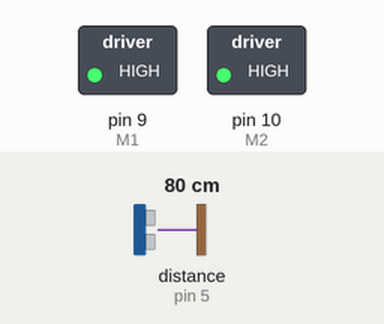
Simulated run of this sketch. Board: Arduino Uno, built with avr-gcc and run on an emulated ATmega328P. Shown: switched loads named in the sketch (green lamp = pin HIGH). Wiring (inferred from the names in the program): ultrasonic range finder: trigger pin 6; echo pin 5. Dashed ring = blinking. Inputs (shaded band) come from the test bench; at power-on: distance to the obstacle (sensor on pin 5) 80 cm. The echo pulse lasts 58.3 µs per cm; pins used as bus, display or sensor lines are not drawn.

Above: at 1.2 s.
1.3 s: distance to the obstacle (sensor on pin 5) set to 32 cm
2.8 s: distance to the obstacle (sensor on pin 5) set to 28 cm
At 3.65 s:
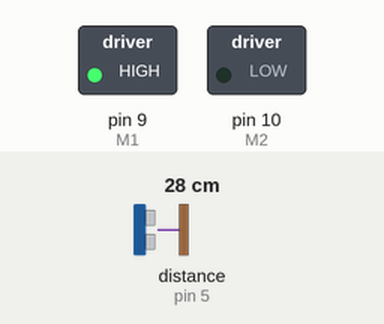
5.8 s: distance to the obstacle (sensor on pin 5) set to 35 cm
At 7.0 s:
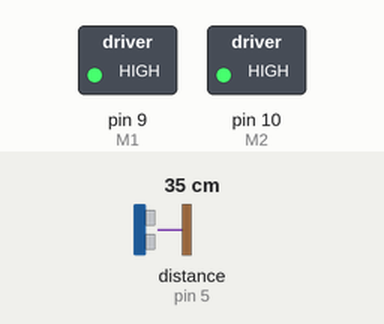
7.4 s: distance to the obstacle (sensor on pin 5) set to 2 cm
At 7.57 s:
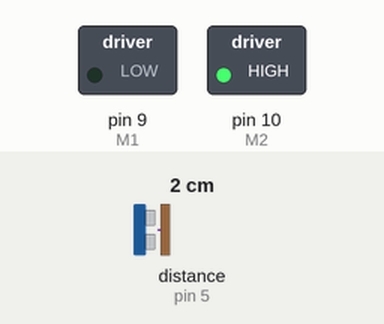
Timing chart, 0 to 11.4 s (numbered marks = the images above; inputs shaded):
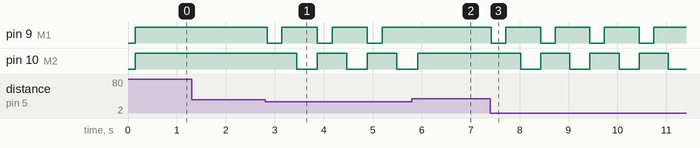

Measured:
- the behaviour switches between 31 and 30 cm on distance to the obstacle (sensor on pin 5) (found by bisection; images 0 and 1)
- after the input at 1.3 s, every drawn part: stays the same
- after the input at 2.8 s, pin 9 (M1): alternates HIGH for 0.72 s and LOW for 0.30 s, starting after 0.05 s; pin 10 (M2): alternates HIGH for 0.60 s and LOW for 0.42 s, starting after 0.65 s
- after the input at 5.8 s, pin 9 (M1): stops changing and stays HIGH; pin 10 (M2): goes on until 5.9 s, then stays HIGH
- after the input at 7.4 s, pin 9 (M1): alternates HIGH for 0.71 s and LOW for 0.30 s, starting at once; pin 10 (M2): alternates HIGH for 0.60 s and LOW for 0.41 s, starting after 0.62 s

The sketch:

filtr_robot_track.ino
```cpp
#define TRIG 6
#define ECHO 5
#define M1 9
#define M2 10

void setup() {
  // put your setup code here, to run once:
  Serial.begin(9600);
  pinMode(M1, OUTPUT);
  pinMode(M2, OUTPUT);
  pinMode(TRIG, OUTPUT);
  pinMode(ECHO, INPUT);
}

void loop() {
  // put your main code here, to run repeatedly:
  //printCurve(getDist(TRIG, ECHO), filtr(30, 50));
  int dist = filtr(10, 10);
  if (dist < 30) {
    left(M1, M2, 300);
    forward(M1, M2, 300);
    right(M1, M2, 300);
  }
  else {
    forward(M1, M2, 0);
  }

}

int getDist(int a, int b){
  digitalWrite(a, 0);
  delayMicroseconds(3);
  digitalWrite(a, 1);
  delayMicroseconds(10);
  digitalWrite(a, 0);
  int cm = pulseIn(b, 1)/58.0;
  return cm;
}

/*
void printCurve(int a, int b){
  Serial.println("Сигнал1, Сигнал2");
  Serial.print(a);
  Serial.print(',');
  Serial.print(b);
  Serial.println();
}
*/

float filtr(int n, int t){
  float sum = 0;
  for (int i=0; i < n; i++){
    sum+=getDist(TRIG, ECHO);
    delay(t);
  }
  return (sum/n);
}

void left(int a, int b, int t){
  digitalWrite(a, 0);
  digitalWrite(b, 1);
  delay(t);
}

void right(int a, int b, int t){
  digitalWrite(a, 1);
  digitalWrite(b, 0);
  delay(t);
}

void forward(int a, int b, int t){
  digitalWrite(a, 1);
  digitalWrite(b, 1);
  delay(t);
}
```
